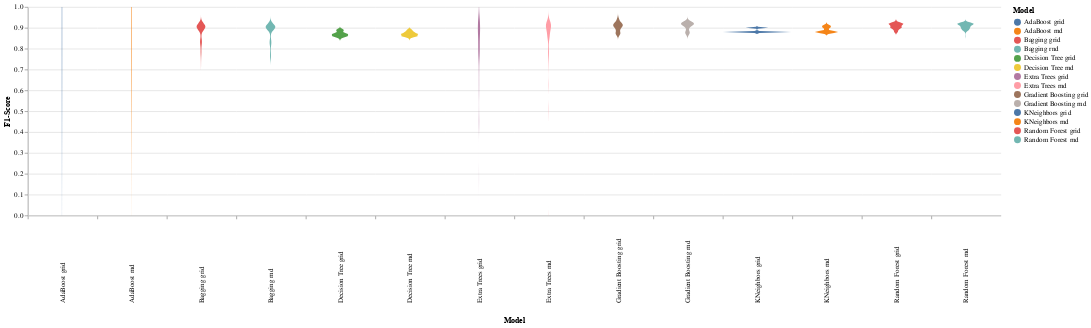

The cell this chart's notebook holds for it:
### Markdown cell above
### Comparison

### Code cell
comparison_graph = pd.DataFrame(columns=["F1-Score","Model","Optimization"])

for cv in search_cv_result.keys():
    for m in search_cv_result[cv].keys():
        opt = search_cv_result[cv][m]
        for rank_score, mean_score, params in zip(opt["rank_test_score"], opt["mean_test_score"], opt["params"]):
            comparison_graph = comparison_graph.append({"F1-Score": float("%.2f" % mean_score), "Model": m + " " + cv, "Optimization": cv}, ignore_index=True)

alt.Chart(comparison_graph).transform_density(
    'F1-Score',
    as_=['F1-Score', 'density'],
    extent=[0, 1],
    groupby=['Model']
).mark_area(orient='horizontal').encode(
    y='F1-Score:Q',
    color='Model:N',
    x=alt.X(
        'density:Q',
        stack='center',
        impute=None,
        title=None,
        axis=alt.Axis(labels=False, values=[0],grid=False, ticks=True),
    ),
    column=alt.Column(
        'Model:N',
        header=alt.Header(
            titleOrient='bottom',
            labelOrient='bottom',
            labelPadding=120,
            labelAngle=270
        ),
    )
).properties(width=100).configure_facet(spacing=0).configure_view(stroke=None)

### Figure 1 — Vega-Lite specification as saved in the notebook (floating-point values rounded to 4 significant figures; data arrays with more than 128 entries replaced by an {"elided": "..."} marker saying what was removed)
{"config": {"view": {"continuousWidth": 400, "continuousHeight": 300, "stroke": null}, "facet": {"spacing": 0}}, "data": {"name": "data-a5e84db0f881aa619d97b812bd030697"}, "mark": {"type": "area", "orient": "horizontal"}, "encoding": {"color": {"type": "nominal", "field": "Model"}, "column": {"type": "nominal", "field": "Model", "header": {"labelAngle": 270, "labelOrient": "bottom", "labelPadding": 120, "titleOrient": "bottom"}}, "x": {"type": "quantitative", "axis": {"grid": false, "labels": false, "ticks": true, "values": [0]}, "field": "density", "impute": null, "stack": "center", "title": null}, "y": {"type": "quantitative", "field": "F1-Score"}}, "transform": [{"density": "F1-Score", "extent": [0, 1], "groupby": ["Model"], "as": ["F1-Score", "density"]}], "width": 100, "$schema": "https://vega.github.io/schema/vega-lite/v4.8.1.json", "datasets": {"data-a5e84db0f881aa619d97b812bd030697": {"elided": "1506 records"}}}
